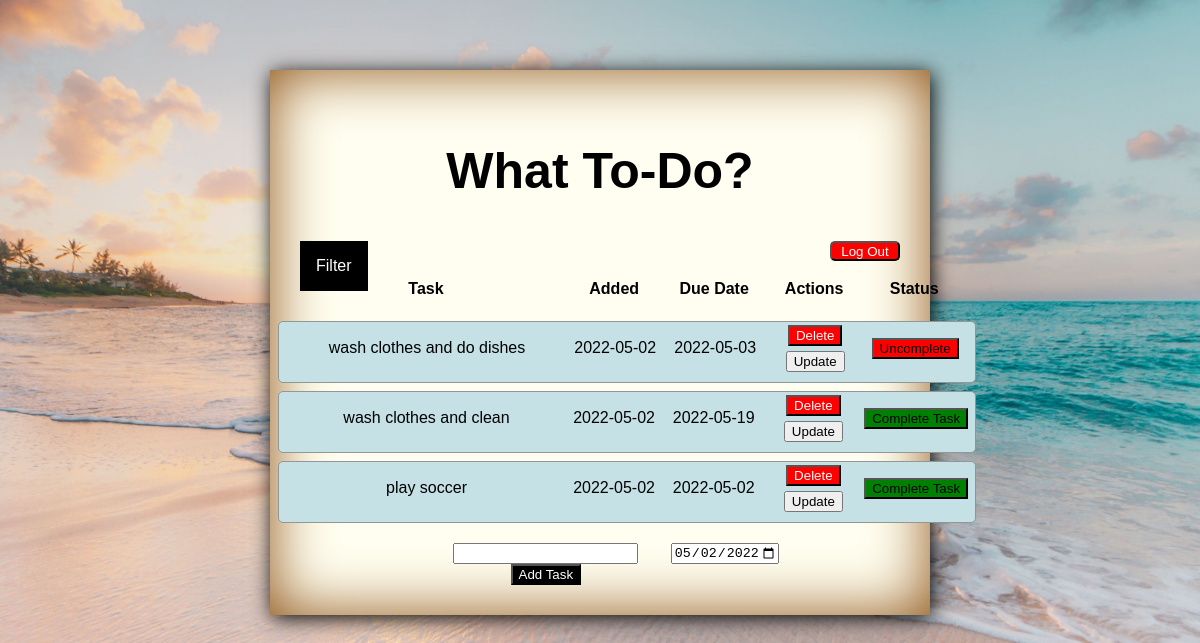
The app's page / (signed in) with its own data.
### app.py (models this page shows, shortened)
class Todo(db.Model):
    __table_name__ = "todo"
    id = db.Column(db.Integer, primary_key=True)
    user_id = db.Column(db.Integer, db.ForeignKey("user.id"))
    content = db.Column(db.String(200), nullable=False)
    completed = db.Column(db.Boolean, default=False)
    date_due = db.Column(db.DateTime, nullable=False, default=datetime.utcnow)
    date_completed = db.Column(db.DateTime, default=datetime.utcnow)
    date_created = db.Column(db.DateTime, default=datetime.utcnow)

### app.py (the view, shortened to what this page needs)
@app.route('/', methods=['POST', 'GET'])
def index():
    if not current_user.is_authenticated:
        return redirect("/login")
    tasks = Todo.query.order_by(Todo.date_created).filter_by(
        user_id=current_user.id).all()
    logged_in_user = User.query.filter_by(id=current_user.id).first()
    return render_template("index.html", tasks=tasks)

### app.py (called while the page is built)
@login_manager.user_loader
def load_user(user_id):
    if user_id is not None:
        return User.query.get(user_id)
    return None

### templates/index.html (shortened to what this page needs)
{% extends 'base.html' %}
{% block body %}
<div class="container">
    <div class="backgroudC">
<section>
<div>
    <h1>What To-Do?</h1>
</div>
<div>
    <a href="/logout"><button class="logoutBtn">Log Out</button></a>
</div>
</section>
<div>
    <ul>
        <li>Filter</a>
        </li>
    </ul>
  </div>
<div class="table-container">
    {% if tasks|length < 1 %}
    <h4>There are no tasks. Create a task.</h4>
    {% else %}
    <table>
        <tr class="table-headers">
            <th class="th1">Task</th>
            <th class="th2">Added</th>
            <th class="th3">Due Date</th>
            <th class="th4">Actions</th>
            <th class="th5">Status</th>
        </tr>
        {% for task in tasks %}
            <tr class="tasks">
                <td class="task">{{ task.content }}</td>
                <td class="added">{{ task.date_created.date() }}</td>
                <td class="dueDate">{{task.date_due.date()}}</td>
                <td class="actions">
                    <a href="/delete/{{ task.id }}"><button class="deleteBtn ">Delete</button></a>
                    <br>
                    <a href="/update/{{ task.id }}"><button>Update</button></a>
                </td>
                <td class="completed">
                    {% if task.completed == True %}
                    <form action="/incomplete/{{ task.id }}" method="POST">
                        <input type="submit" class="uncompleteBtn" value="Uncomplete" />
                    </form>
                    {% else %}
                    <form action="/complete/{{ task.id }}" method="POST" >
                        <input
                        type="submit"
                        class="completeBtn"
                        value="Complete Task"
                        />
                    </form>
                    {% endif %}
                </td>
            </tr>
        {% endfor %}
    </table>
    {% endif %}
</div>
    <form class="calandaddBtn" action="/" method="POST">
        <div class="addtaskContainer">
            <input type="text" name="content" id="content">
            <input type="submit" class="addTaskBtn" value="Add Task">
        </div>
        <div>
            <input
              class="calender"
              type="date"
              id="date"
              name="date_due"
              value= "2022-05-02"
              min="2022-05-02"
              max="2028-12-31"
              style="margin-right: 2%"
            />
          </div>
    </form>
    </div>
</div>
{% endblock %}

### static/css/main.css (style rules this page uses)
body { margin: 0; font-family: sans-serif; }
h1 { color: black; font-family: sans-serif; font-size: 50px; }
.container { margin: 0px; margin-left: 0px; margin-right: 0px; width: 100%; height: 70%; padding: 70px 0; text-align: center; }
.backgroudC { padding: 30px; width: 50%; margin: auto; justify-content: center; box-shadow: 2px 3px 20px black, 0 0 60px #8a4d0f inset; background: #fffef0; }
.table-container { display: flex; justify-content: center; margin: auto; width: 85%; padding: 10px; }
.table-headers { border-radius: 5px; align-items: center; justify-content: space-between; height: 30px; margin-bottom: 8px; padding: 5px 10px; display: flex; width: 95%; }
.tasks { border-radius: 5px; align-items: center; justify-content: space-between; border: 1px solid #939697; cursor: pointer; background-color: #c5e1e6; height: 50px; margin-bottom: 8px; padding: 5px 10px; display: flex; width: 95%; }
.th1 { width: 280px; height: auto; margin: 0px 0px 8px; }
.th2 { width: 100px; height: auto; margin: 0px 0px 8px; }
.th3 { width: 100px; height: auto; margin: 0px 0px 8px; }
.th4 { width: 100px; height: auto; margin: 0px 0px 8px; }
.th5 { width: 100px; height: auto; margin: 0px 0px 8px; }
.task { width: 280px; height: auto; margin: 0px 0px 8px; }
.added { width: 100px; height: auto; margin: 0px 0px 8px; }
.dueDate { width: 100px; height: auto; margin: 0px 0px 8px; }
.actions { width: 100px; height: auto; margin: 0px 0px 8px; }
.completed { width: 100px; height: auto; margin: 0px 0px 8px; }
html { background-image: url("/static/backgroundjpg.jpg"); background-repeat: no-repeat; background-size: cover; }

### static/css/buttons.css (style rules this page uses)
.deleteBtn { background-color: red; color: white; margin-bottom: 5px; }
.completeBtn { background-color: green; }
.uncompleteBtn { background-color: red; }
.logoutBtn { float: right; background-color: red; color: white; width: 70px; height: 20px; border-radius: 5px; }
.addTaskBtn { background-color: black; color: white; }
.calandaddBtn { display: flex; justify-content: center; }
.addtaskContainer { width: 250px; height: auto; }

### static/css/filter.css (style rules this page uses)
a { text-decoration: none; }
ul { background: black; list-style: none; margin: 0; padding-left: 0; }
li { color: white; background: black; display: block; float: left; padding: 1rem; position: relative; text-decoration: none; transition-duration: 0.5s; }

### records on screen
Todo: content "wash clothes and do dishes", date_created "2022-05-02", date_due "2022-05-03"
Todo: content "wash clothes and clean", date_created "2022-05-02", date_due "2022-05-19"
Todo: content "play soccer", date_created "2022-05-02", date_due "2022-05-02"
